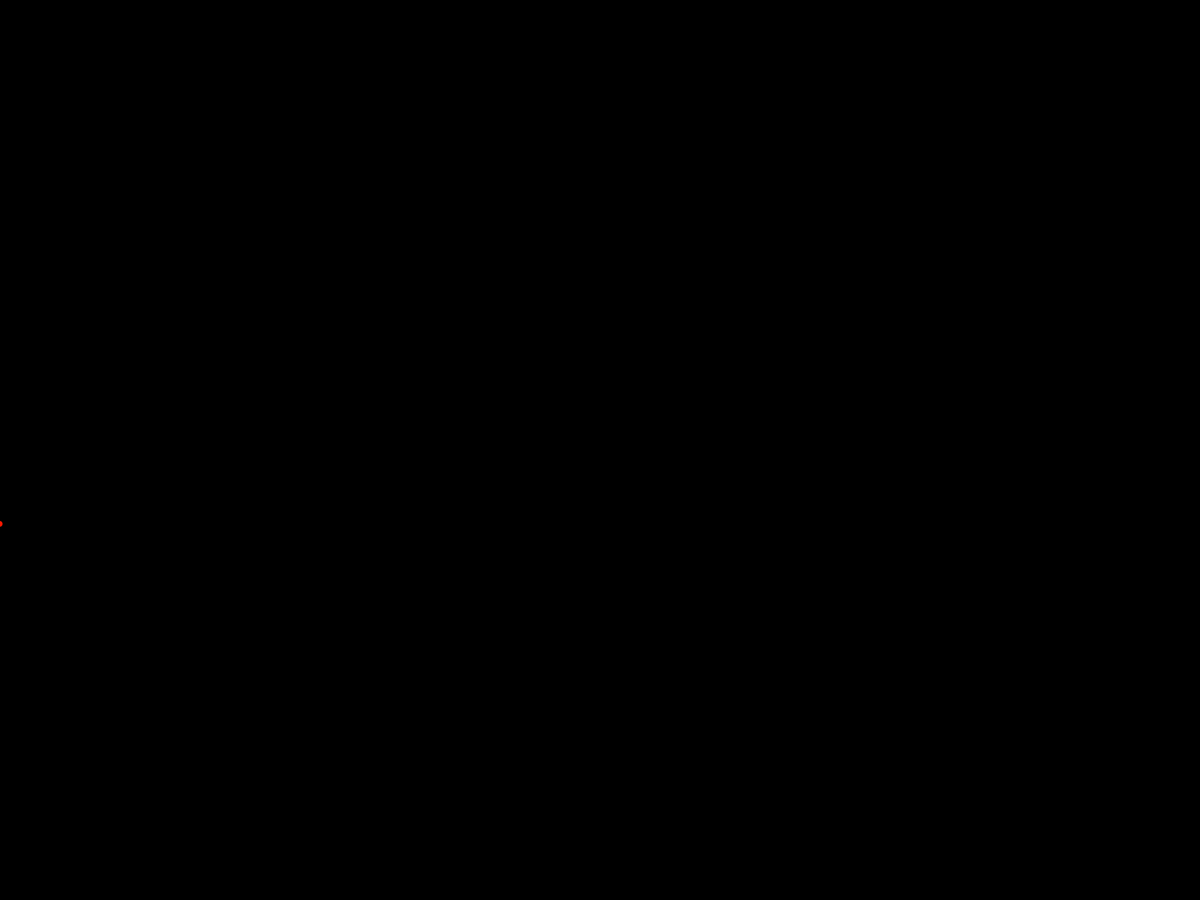
Frame 1 (no input)
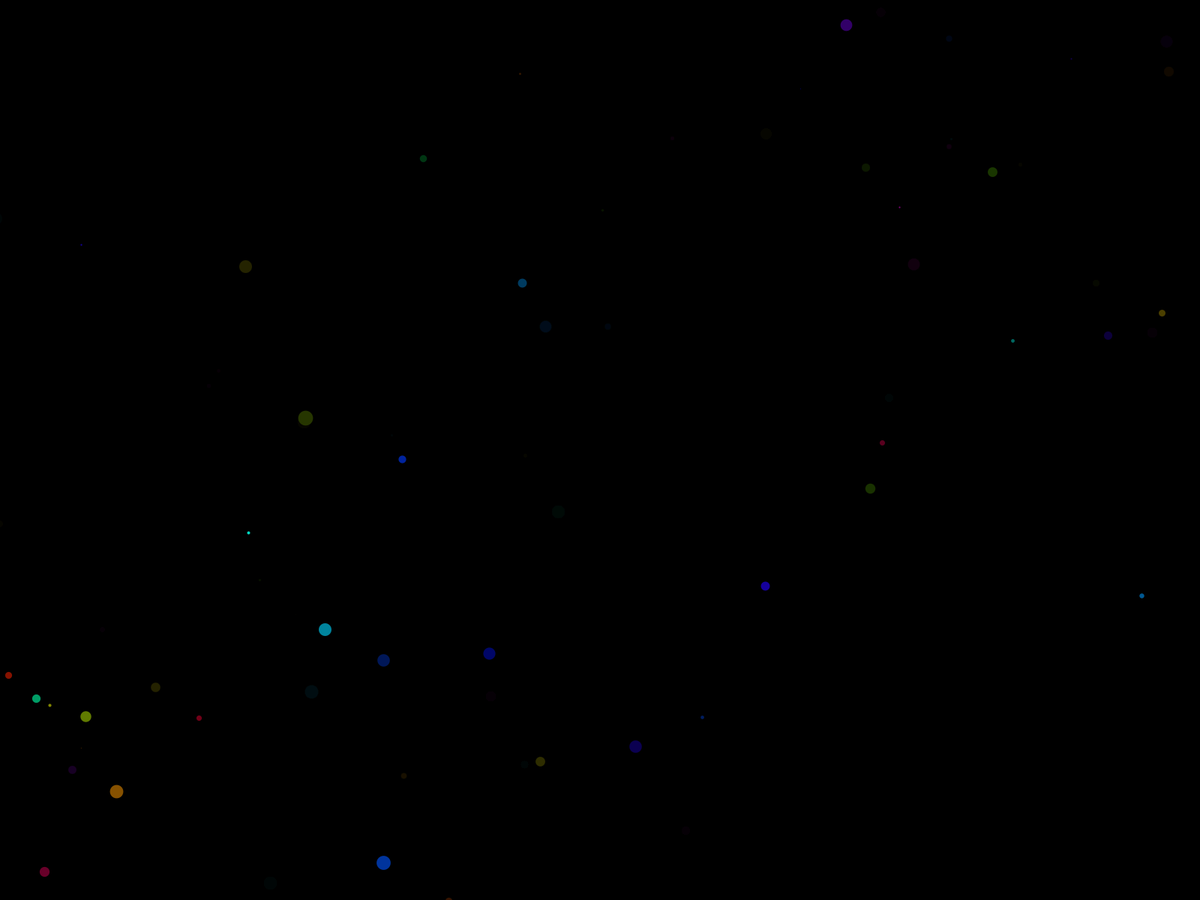
Frame 60 (the mouse pressed at the canvas centre just before this capture)
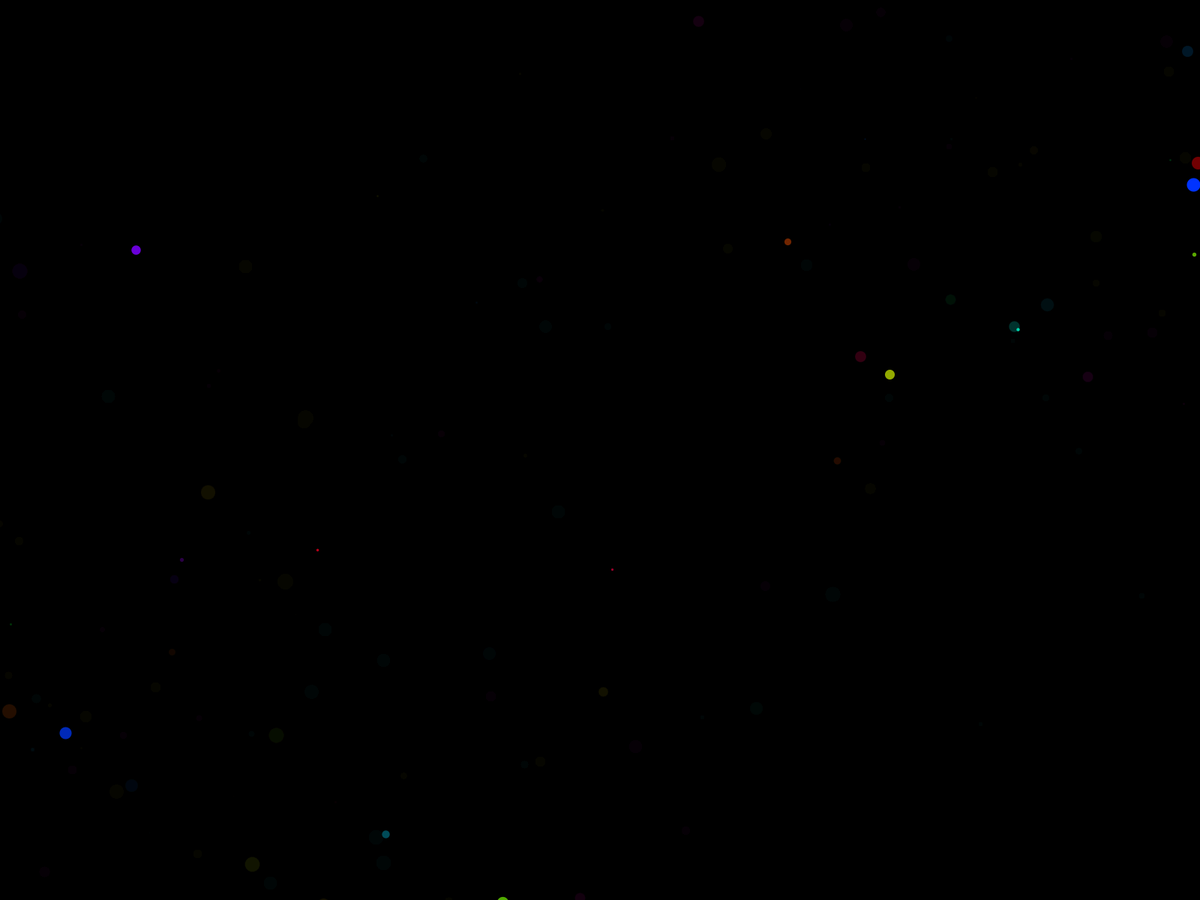
Frame 120 (the mouse held since frame 60 and released just before this capture)

The Processing sketch that drew these frames (run headless with seeded random() and noise(); from frame 60 on, the mouse is pressed at the canvas centre):

// Processing sketch: Dottir
// ── Dottir.pde
float FREQ = 10;
float SPREAD = 0.4;
float SIZE = 20;
float OFFSET = 50;

void setup() {
    fullScreen();
    frameRate(15);
    colorMode(HSB);
    SPREAD = SPREAD * min(width, height);
    background(0);
}

void draw() {
    noStroke();
    fill(0, 20);
    rect(0, 0, width, height);

    int lim = int(random(FREQ));
    for (int i=0; i<lim; ++i)
        makePoint();
}

void makePoint() {
    float pox = OFFSET;
    float poy = height - OFFSET;
    if (random(1) > 0.5) {
        pox = width - OFFSET;
        poy = OFFSET;
    }
    pox += randomGaussian() * SPREAD;
    poy += randomGaussian() * SPREAD;
    strokeWeight(random(SIZE));
    stroke(random(255), 255, 255);
    point(pox, poy);
}
